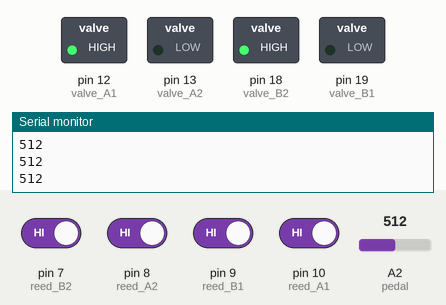
Recording of a sketch running on a simulated Arduino Uno, built with avr-gcc and run on an emulated ATmega328P. Shown: switched loads named in the sketch (green lamp = pin HIGH), the last lines printed to the serial monitor. The test bench sets the inputs (shaded band); at power-on: pin 7 (reed_B2), pin 8 (reed_A2), pin 9 (reed_B1), pin 10 (reed_A1) HIGH, A2 (pedal) = 512.

Above: at 1.2 s.
1.3 s: A2 (pedal) set to 484
At 2.3 s:
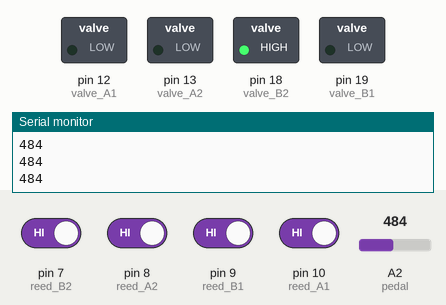
2.8 s: A2 (pedal) set to 510
At 3.5 s:
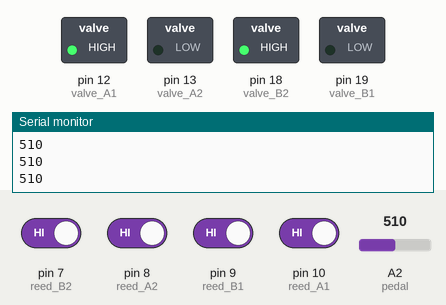
4.3 s: A2 (pedal) set to 490
At 4.6 s:
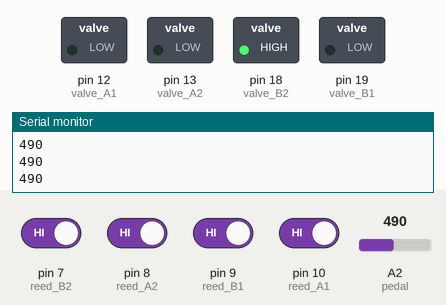
5.8 s: pin 7 (reed_B2) driven LOW and pin 8 (reed_A2) driven LOW
At 7.0 s:
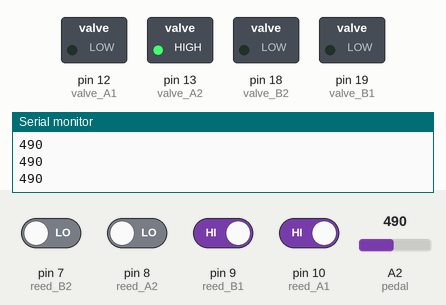
7.3 s: A2 (pedal) set to 511
At 8.1 s:
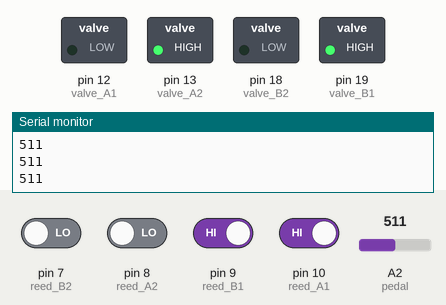
Timing chart, 0 to 9.8 s (numbered marks = the images above; inputs shaded):
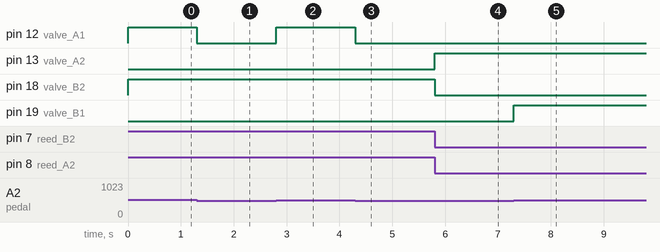

The sketch:

pneumobil_testrun_v1.ino
```cpp
boolean direction_flag=0;
uint8_t piston_state=0;

uint8_t reed_A1= 10;
uint8_t reed_B1= 9;
uint8_t reed_A2= 8;
uint8_t reed_B2= 7;

uint8_t valve_A1= 12;
uint8_t valve_B1= 19;
uint8_t valve_A2= 13;
uint8_t valve_B2= 18;

uint8_t delay_counter=0;
uint8_t pedal=2;
int throtle=0;

void setup()
{
  Serial.begin(9600);
pinMode(valve_A1, OUTPUT);
pinMode(valve_B1, OUTPUT);
pinMode(valve_A2, OUTPUT);
pinMode(valve_B2, OUTPUT);
digitalWrite(valve_A1,0);
digitalWrite(valve_B1,0);
digitalWrite(valve_A2,0);
digitalWrite(valve_B2,0);
pinMode(reed_A1, INPUT_PULLUP);
pinMode(reed_B1, INPUT_PULLUP);
pinMode(reed_A2, INPUT_PULLUP);
pinMode(reed_B2, INPUT_PULLUP);
pinMode(pedal, INPUT);
Serial.println("test_run v2.0");
}

void loop()
{
  check_input();
  throtle=analogRead(pedal);
  if (piston_state==1)direction_flag=0;
  if (piston_state==3)direction_flag=1;
  if (!direction_flag)move_fw();
  if (direction_flag)move_bw();
  delay_cycle();
  Serial.println(throtle);
}


void move_fw(){
digitalWrite(valve_A2,0);
digitalWrite(valve_B1,0);
if (throtle>500)digitalWrite(valve_A1,1);
else digitalWrite(valve_A1,0);
digitalWrite(valve_B2,1);
}

void move_bw(){
digitalWrite(valve_A2,1);
if (throtle>500)digitalWrite(valve_B1,1);
else digitalWrite(valve_B1,0);
digitalWrite(valve_A1,0);
digitalWrite(valve_B2,0);
}

void check_input(){
if(!digitalRead(reed_A1) and !digitalRead(reed_B1) and digitalRead(reed_A2) and digitalRead(reed_B2)){
//Serial.println("hatul");
piston_state=1;
}

if(digitalRead(reed_A1) and digitalRead(reed_B1) and !digitalRead(reed_A2) and !digitalRead(reed_B2)){
//Serial.println("elol");
piston_state=3;
}

if(digitalRead(reed_A1) and digitalRead(reed_B1) and digitalRead(reed_A2) and digitalRead(reed_B2)){
//Serial.println("kozepen");
piston_state=2;
}

}


void delay_cycle(){
delay_counter=0;

}
```

Measured:
- the behaviour switches between 501 and 500 on A2 (pedal) (found by bisection; images 0 and 1)
- after the input at 1.3 s, pin 12 (valve_A1): HIGH → LOW at once
- after the input at 2.8 s, pin 12 (valve_A1): LOW → HIGH at once
- after the input at 4.3 s, pin 12 (valve_A1): HIGH → LOW at once
- after the input at 5.8 s, pin 13 (valve_A2): LOW → HIGH at once; pin 18 (valve_B2): HIGH → LOW at once
- after the input at 7.3 s, pin 19 (valve_B1): LOW → HIGH at once
